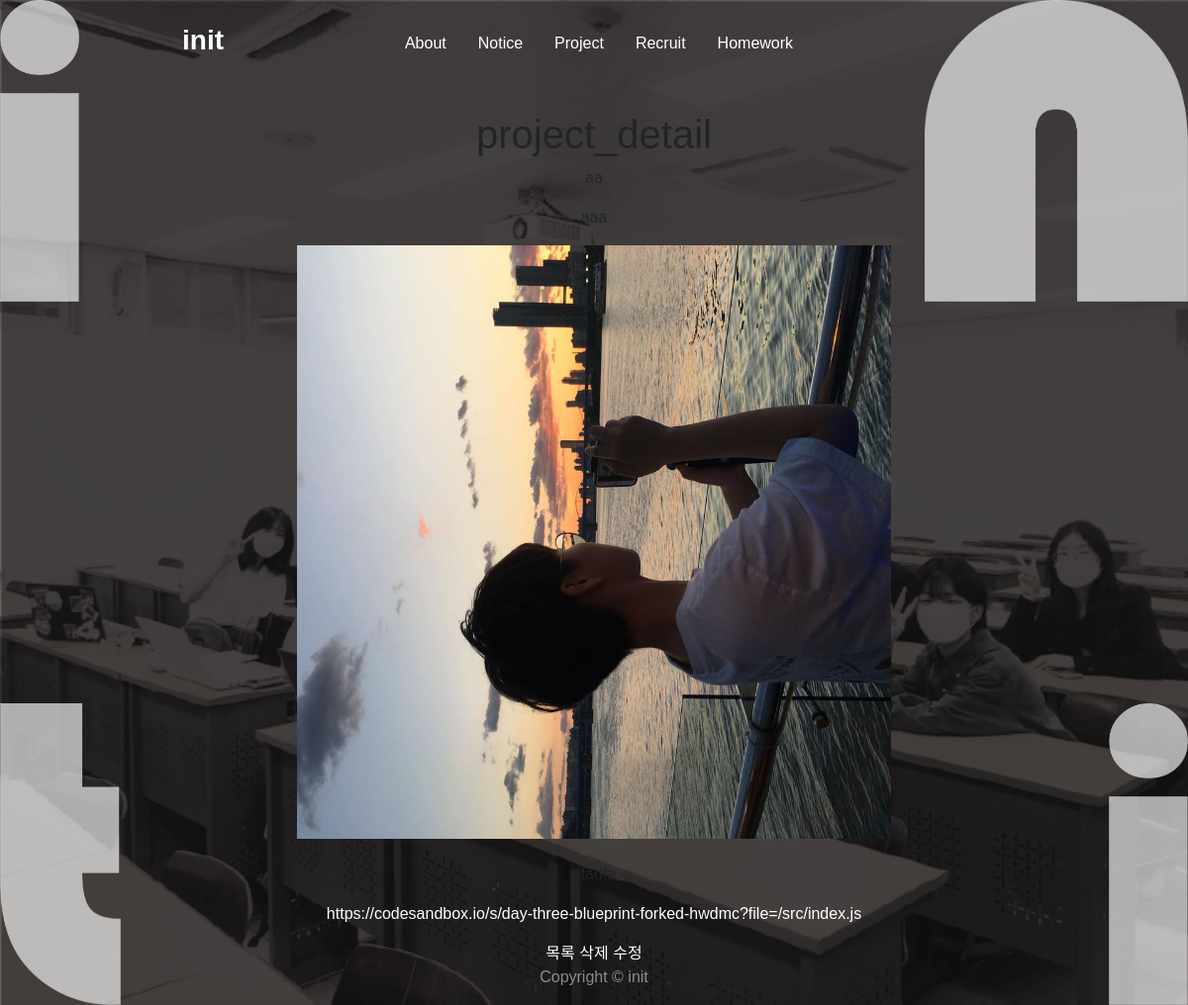
/projects/1/, run on the app's committed database.
### mysite/models.py (models this page shows, shortened)
class Project(models.Model):
    objects = models.Manager()
    writer = models.ForeignKey(InitUser, on_delete=models.CASCADE)
    people = models.CharField(max_length=50, null=True)
    title = models.CharField(max_length=200, null=False)
    img = ProcessedImageField(
        upload_to='',
        processors=[ResizeToFit(width=960, upscale=False)],
        format='JPEG'
    )
    img_thumbnail = ImageSpecField(
        source='img',
        processors=[ResizeToFill(600, 600)],
        format='JPEG',
        options={'quality': 60}
    )
    pub_date = models.DateField(auto_now=True)
    contents = models.TextField(null=True)
    url = models.URLField(null=True, blank=True)
    year = models.CharField(max_length=4, null=False)

### mysite/views.py (the view)
# urls.py: path('projects/<int:pk>/',mysite.views.project_detail, name='project_detail'),
def project_detail(request, pk):
    post = Project.objects.get(pk=pk)
    return render(request, 'project_detail.html', {'post':post})

### mysite/templates/project_detail.html (shortened to what this page needs)
{% extends 'base.html' %}
{% load static %}
{% load imagekit %}
{% block contents %}
<main role="main" class="container">
    <br><br>
    <h1>project_detail</h1>
    <p>{{post.title}}</p>
    <p>{{post.people}}</p>
    {% if post.img %}
    <img src="{{ post.img.url }}" alt="" height="600">
    {% endif %}
    <br><br>
    <p>{{post.contents}}</p>
    <p><a href="{{post.url}}" target="_blank">{{post.url}}</a></p>
    <a href="/projects/">목록</a>
    <span class="control hidden">
        <a href="javascript:void(0)" onclick="delchk(this)">삭제</a>
        <a href="/blog/{{post.pk}}/update">수정</a>
    </span>
</main>
{% endblock %}

### mysite/static/style.css (style rules this page uses)
a, a:focus, a:hover { color: white; font-family: 'Noto Sans KR', sans-serif; text-decoration: none; }
html, body { height: 100%; font-family: 'Noto Sans KR', sans-serif; font-weight: 100; }
body { display: -ms-flexbox; display: flex; }
.bg { width: auto; background-image: url('img/1x/bg.png'); background-repeat : no-repeat; background-size : cover; min-width: 100%; min-height: 100%; }
.bg-cover { background-color: rgba(0, 0, 0, 0.856); z-index: 5; }

### myproject/templates/base.html (style rules this page uses)
a { text-decoration: none; }

### data on the page
Project: title "aa", people "aaa", img (picture), contents "dfadfa", url "https://codesandbox.io/s/day-three-blueprint-forked-hwdmc?file=/src/index.js"
